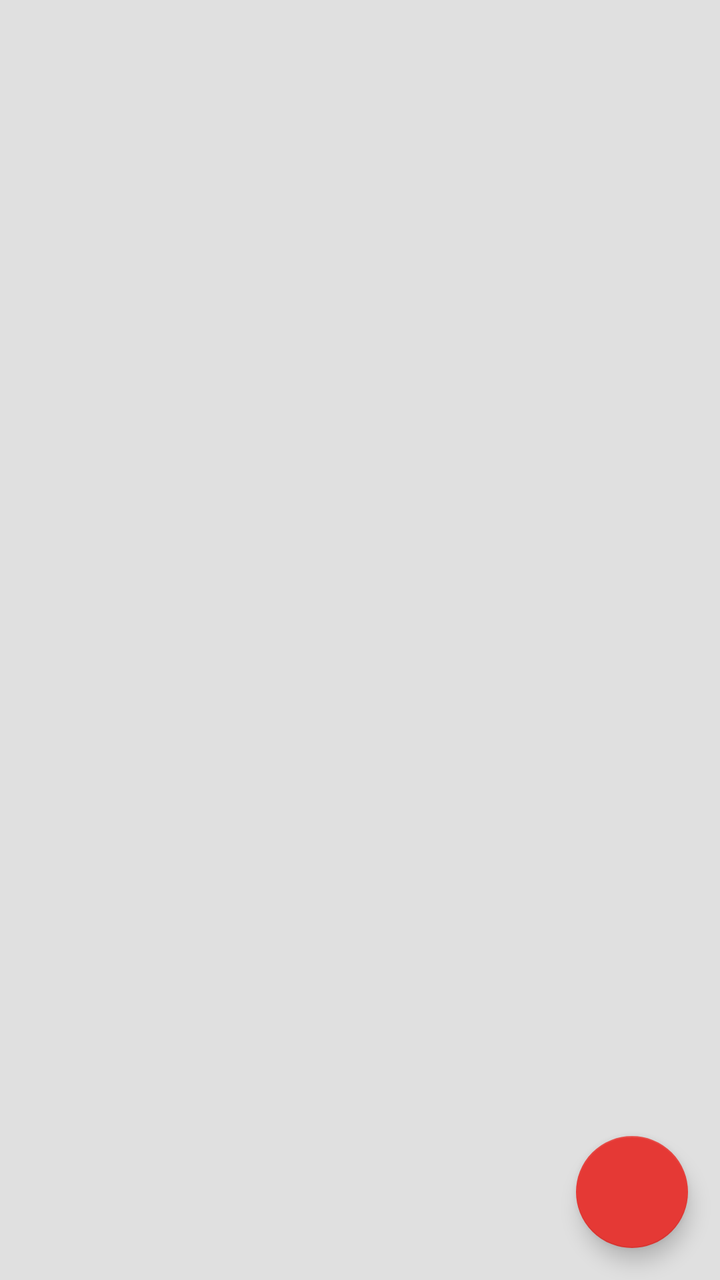
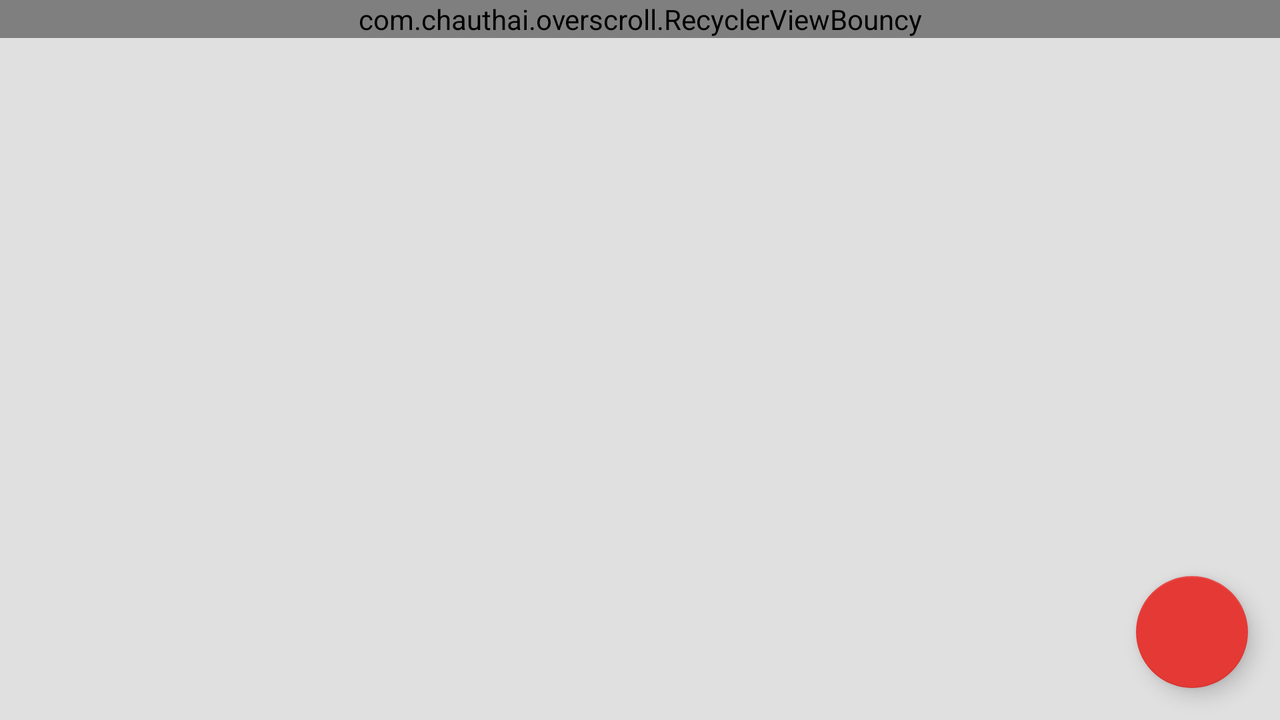

Compare how this app lays out the same screen by default and in its alternative resource folder. The renders come first, then the two layout files and the values they reference.
<!-- AndroidManifest.xml: application theme AppTheme -->
<!-- res/layout/activity_session_list.xml -->
<?xml version="1.0" encoding="utf-8"?>
<android.support.constraint.ConstraintLayout xmlns:android="http://schemas.android.com/apk/res/android"
    xmlns:app="http://schemas.android.com/apk/res-auto"
    xmlns:tools="http://schemas.android.com/tools"
    android:layout_width="match_parent"
    android:layout_height="match_parent"
    android:orientation="vertical"
    android:background="@color/colorBackground"
    tools:context="com.sn1006.atkins.sprint.SessionListActivity">

    <android.support.design.widget.FloatingActionButton
        android:id="@+id/floatingActionButton6"
        android:layout_width="wrap_content"
        android:layout_height="wrap_content"
        android:clickable="true"
        android:onClick="recordLap"
        app:fabSize="normal"
        app:srcCompat="@drawable/road"
        app:backgroundTint="@color/colorPrimary"
        app:layout_constraintRight_toRightOf="parent"
        android:layout_marginRight="16dp"
        app:layout_constraintBottom_toBottomOf="parent"
        android:layout_marginBottom="16dp"

 />

    <android.support.v7.widget.RecyclerView
        android:id="@+id/all_session_list_view"
        android:layout_width="366dp"
        android:layout_height="600dp"
        android:layout_marginLeft="0dp"
        android:layout_marginTop="0dp"
        app:layout_constraintLeft_toLeftOf="parent"
        app:layout_constraintTop_toTopOf="parent" />


</android.support.constraint.ConstraintLayout>
<!-- resources referenced by this layout -->
<resources>
  <color name="colorBackground">#E0E0E0</color>
  <color name="colorPrimary">#E53935</color>
  <style name="AppTheme" parent="Theme.AppCompat.Light.DarkActionBar">
          
          <item name="colorPrimary">@color/colorPrimary</item>
          <item name="colorPrimaryDark">@color/colorPrimaryDark</item>
          <item name="colorAccent">@color/colorAccent</item>
          <item name="preferenceTheme">@style/PreferenceThemeOverlay</item>
  
      </style>
  <color name="colorPrimaryDark">#D32F2F</color>
  <color name="colorAccent">#8c8c8c</color>
</resources>
<!-- res/layout-land/activity_session_list.xml (the repository's variant of the layout above) -->
<!-- drawn on the phone turned sideways -->
<?xml version="1.0" encoding="utf-8"?>
<android.support.constraint.ConstraintLayout xmlns:android="http://schemas.android.com/apk/res/android"
    xmlns:app="http://schemas.android.com/apk/res-auto"
    xmlns:tools="http://schemas.android.com/tools"
    android:layout_width="match_parent"
    android:layout_height="match_parent"
    android:orientation="vertical"
    android:background="@color/colorBackground"
    tools:context="com.sn1006.atkins.sprint.SessionListActivity">

    <com.chauthai.overscroll.RecyclerViewBouncy
        android:id="@+id/all_session_list_view"
        android:layout_width="0dp"
        android:layout_height="wrap_content"
        android:layout_marginLeft="0dp"
        android:layout_marginTop="0dp"
        android:layout_marginRight="0dp"
        android:overScrollMode="always"
        app:layout_constraintLeft_toLeftOf="parent"
        app:layout_constraintTop_toTopOf="parent"
        app:layout_constraintRight_toRightOf="parent" />

    <android.support.design.widget.FloatingActionButton
        android:id="@+id/floatingActionButton6"
        android:layout_width="wrap_content"
        android:layout_height="wrap_content"
        android:clickable="true"
        android:onClick="recordLap"
        app:fabSize="normal"
        app:srcCompat="@drawable/road"
        app:backgroundTint="@color/colorPrimary"
        app:layout_constraintRight_toRightOf="parent"
        android:layout_marginRight="16dp"
        app:layout_constraintBottom_toBottomOf="parent"
        android:layout_marginBottom="16dp" />

</android.support.constraint.ConstraintLayout>
